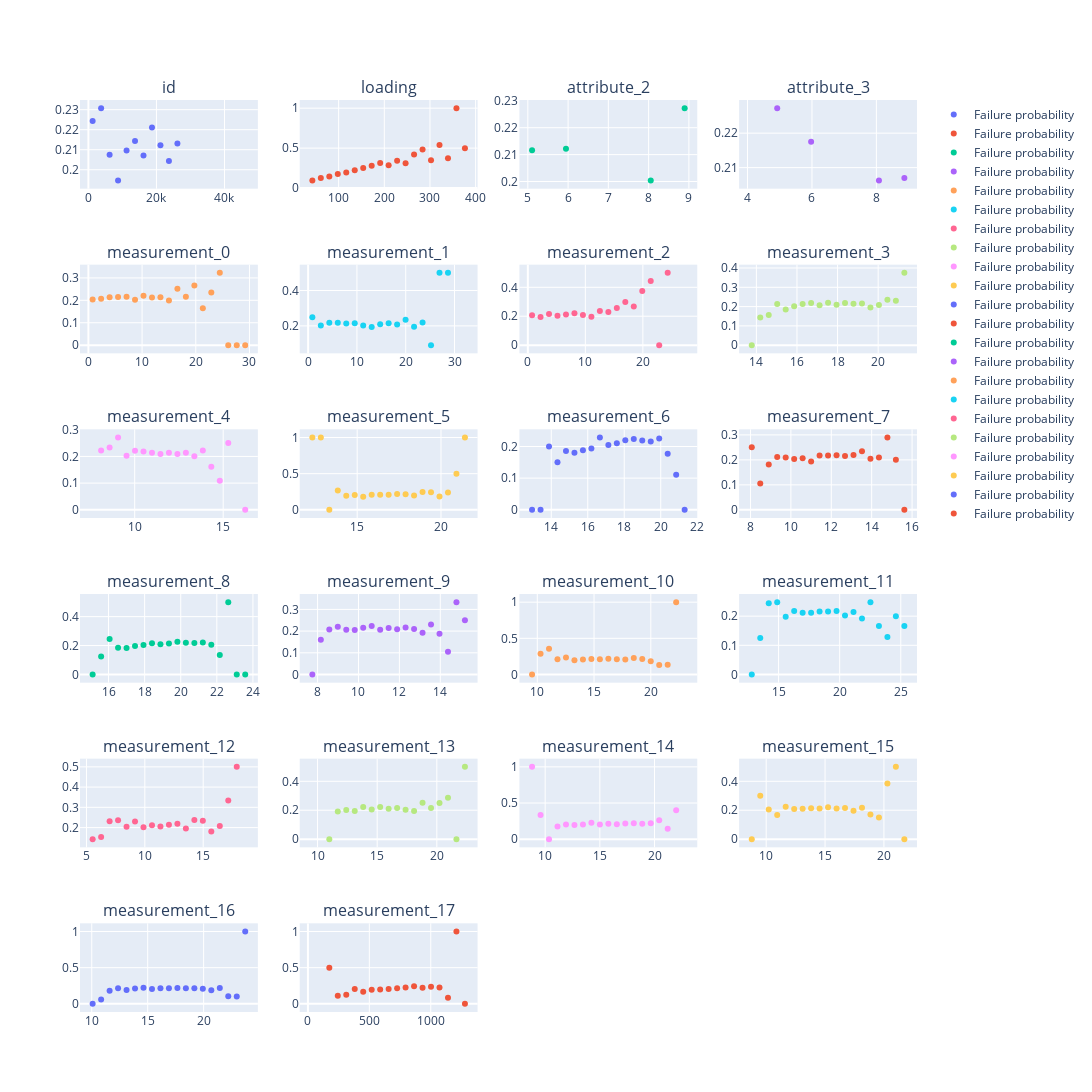

Write notebook code for a chart like this one.
### Markdown cell above
## 各特徴量とTargetの関係

### Code cell
float_cols = [f for f in df_test.columns if df_test[f].dtype in [float, int]]
bin_num = 20
df_target_prob = pd.DataFrame(data={'idx':range(bin_num-1)})

fig = make_subplots(
    rows=6,
    cols=4,
    #start_cell='bottom-left', # どのセルを起点とするか
    subplot_titles=float_cols,
    shared_xaxes=False, # x軸を共有する場合
    shared_yaxes=False, # y軸を共有する場合
)

for idx, f in enumerate(float_cols):
    min_val = min(df_train[f].min(), df_test[f].min())
    max_val = max(df_train[f].max(), df_test[f].max())
    bins = np.linspace(min_val, max_val, bin_num)

    total, _ = np.histogram(df_train[f], bins=bins)
    failures, _ = np.histogram(df_train[f][df_train.failure == 1], bins=bins)

    df_target_prob[f'{f}_fail'] = failures
    df_target_prob[f'{f}_total'] = total
    df_target_prob[f'{f}_prob'] = failures / total


    #with warnings.catch_warnings(): # ignore divide by zero for empty bins
    #    warnings.filterwarnings('ignore', category=RuntimeWarning)

    fig.add_trace(
        go.Scatter(
            x=(bins[1:] + bins[:-1]) / 2,
            y=failures / total,
            #y=total,
            name='Failure probability',
            mode='markers',
            #marker=dict(size=1, color='red'),
            #line=dict(color='black'),
            customdata=total,
            hovertemplate="<b>%{y:.2f}</b> <br>total: %{customdata:.2f}<extra></extra>",
        ),
        row=int(idx/4) + 1,
        col=idx%4 + 1
    )

fig.update_layout(
    barmode='overlay',
    width=1500,
    height=1500,
)

fig.show()

### Figure 1 — Plotly figure (JSON) as saved in the notebook; plotly's stock layout.template omitted (floating-point values rounded to 4 significant figures)
{"data": [{"customdata": [2492, 2492, 2492, 2492, 2491, 2492, 2492, 2492, 2492, 2491, 1652, 0, 0, 0, 0, 0, 0, 0, 0], "hovertemplate": "<b>%{y:.2f}</b> <br>total: %{customdata:.2f}<extra></extra>", "mode": "markers", "name": "Failure probability", "type": "scatter", "x": [1246.0, 3738.0, 6229.0, 8721.0, 11210.0, 13700.0, 16200.0, 18690.0, 21180.0, 23672, 26160.0, 28660.0, 31150.0, 33640.0, 36130.0, 38620.0, 41110.0, 43610.0, 46100.0], "xaxis": "x", "y": [0.2243, 0.2307, 0.2075, 0.1946, 0.2096, 0.2143, 0.2071, 0.2211, 0.2123, 0.2043, 0.2131, null, null, null, null, null, null, null, null], "yaxis": "y"}, {"customdata": [42, 760, 2964, 5016, 5404, 4610, 3162, 1925, 1128, 637, 317, 171, 83, 54, 23, 13, 8, 1, 2], "hovertemplate": "<b>%{y:.2f}</b> <br>total: %{customdata:.2f}<extra></extra>", "mode": "markers", "name": "Failure probability", "type": "scatter", "x": [42.44, 61.0, 79.57, 98.13, 116.7, 135.3, 153.8, 172.4, 190.9, 209.5, 228.1, 246.6, 265.2, 283.8, 302.3, 320.9, 339.5, 358.0, 376.6], "xaxis": "x2", "y": [0.09524, 0.1276, 0.1441, 0.175, 0.1945, 0.2236, 0.2517, 0.281, 0.3147, 0.2873, 0.3407, 0.3099, 0.4217, 0.4815, 0.3478, 0.5385, 0.375, 1, 0.5], "yaxis": "y2"}, {"customdata": [5765, 0, 0, 0, 10455, 0, 0, 0, 0, 0, 0, 0, 0, 0, 5250, 0, 0, 0, 5100], "hovertemplate": "<b>%{y:.2f}</b> <br>total: %{customdata:.2f}<extra></extra>", "mode": "markers", "name": "Failure probability", "type": "scatter", "x": [5.105, 5.316, 5.526, 5.737, 5.947, 6.158, 6.368, 6.579, 6.789, 7, 7.211, 7.421, 7.632, 7.842, 8.053, 8.263, 8.474, 8.684, 8.895], "xaxis": "x3", "y": [0.2116, null, null, null, 0.2121, null, null, null, null, null, null, null, null, null, 0.2004, null, null, null, 0.2273], "yaxis": "y3"}, {"customdata": [0, 0, 0, 5100, 0, 0, 0, 5112, 0, 0, 0, 0, 0, 0, 0, 11015, 0, 0, 5343], "hovertemplate": "<b>%{y:.2f}</b> <br>total: %{customdata:.2f}<extra></extra>", "mode": "markers", "name": "Failure probability", "type": "scatter", "x": [4.132, 4.395, 4.658, 4.921, 5.184, 5.447, 5.711, 5.974, 6.237, 6.5, 6.763, 7.026, 7.289, 7.553, 7.816, 8.079, 8.342, 8.605, 8.868], "xaxis": "x4", "y": [null, null, null, 0.2273, null, null, null, 0.2175, null, null, null, null, null, null, null, 0.2063, null, null, 0.207], "yaxis": "y4"}, {"customdata": [1337, 3082, 2280, 5401, 2719, 4526, 3136, 1074, 1435, 456, 588, 199, 192, 91, 17, 31, 4, 1, 1], "hovertemplate": "<b>%{y:.2f}</b> <br>total: %{customdata:.2f}<extra></extra>", "mode": "markers", "name": "Failure probability", "type": "scatter", "x": [0.7895, 2.368, 3.947, 5.526, 7.105, 8.684, 10.26, 11.84, 13.42, 15, 16.58, 18.16, 19.74, 21.32, 22.89, 24.47, 26.05, 27.63, 29.21], "xaxis": "x5", "y": [0.2034, 0.207, 0.2136, 0.2153, 0.2155, 0.2022, 0.2207, 0.2123, 0.2132, 0.1996, 0.2517, 0.2161, 0.2656, 0.1648, 0.2353, 0.3226, 0, 0, 0], "yaxis": "y5"}, {"customdata": [1031, 2374, 3827, 2375, 5149, 4446, 3370, 1117, 1453, 788, 381, 94, 118, 32, 11, 2, 2, 0, 0], "hovertemplate": "<b>%{y:.2f}</b> <br>total: %{customdata:.2f}<extra></extra>", "mode": "markers", "name": "Failure probability", "type": "scatter", "x": [0.8684, 2.605, 4.342, 6.079, 7.816, 9.553, 11.29, 13.03, 14.76, 16.5, 18.24, 19.97, 21.71, 23.45, 25.18, 26.92, 28.66, 30.39, 32.13], "xaxis": "x6", "y": [0.2493, 0.2026, 0.2179, 0.2173, 0.214, 0.215, 0.2015, 0.1943, 0.2092, 0.2145, 0.2073, 0.234, 0.1949, 0.2188, 0.09091, 0.5, 0.5, null, null], "yaxis": "y6"}, {"customdata": [1489, 1749, 5362, 3241, 6047, 2543, 3340, 985, 1166, 258, 238, 67, 56, 16, 9, 2, 2, 0, 0], "hovertemplate": "<b>%{y:.2f}</b> <br>total: %{customdata:.2f}<extra></extra>", "mode": "markers", "name": "Failure probability", "type": "scatter", "x": [0.7368, 2.211, 3.684, 5.158, 6.632, 8.105, 9.579, 11.05, 12.53, 14, 15.47, 16.95, 18.42, 19.89, 21.37, 22.84, 24.32, 25.79, 27.26], "xaxis": "x7", "y": [0.2075, 0.1955, 0.2156, 0.2039, 0.2127, 0.2206, 0.2093, 0.197, 0.2358, 0.2287, 0.2563, 0.2985, 0.2679, 0.375, 0.4444, 0, 0.5, null, null], "yaxis": "y7"}, {"customdata": [1, 7, 32, 89, 302, 673, 1425, 2376, 3450, 4261, 4260, 3638, 2600, 1664, 873, 355, 136, 39, 8], "hovertemplate": "<b>%{y:.2f}</b> <br>total: %{customdata:.2f}<extra></extra>", "mode": "markers", "name": "Failure probability", "type": "scatter", "x": [13.77, 14.19, 14.61, 15.03, 15.44, 15.86, 16.28, 16.7, 17.11, 17.53, 17.95, 18.37, 18.78, 19.2, 19.62, 20.04, 20.46, 20.87, 21.29], "xaxis": "x8", "y": [0, 0.1429, 0.1562, 0.2135, 0.1854, 0.2021, 0.2133, 0.2193, 0.2072, 0.2201, 0.2096, 0.2185, 0.2142, 0.2157, 0.1959, 0.2085, 0.2353, 0.2308, 0.375], "yaxis": "y8"}, {"customdata": [0, 9, 30, 144, 435, 1173, 2475, 3577, 4761, 4815, 3967, 2570, 1308, 548, 161, 46, 12, 0, 1], "hovertemplate": "<b>%{y:.2f}</b> <br>total: %{customdata:.2f}<extra></extra>", "mode": "markers", "name": "Failure probability", "type": "scatter", "x": [7.623, 8.102, 8.581, 9.06, 9.539, 10.02, 10.5, 10.98, 11.46, 11.93, 12.41, 12.89, 13.37, 13.85, 14.33, 14.81, 15.29, 15.77, 16.24], "xaxis": "x9", "y": [null, 0.2222, 0.2333, 0.2708, 0.2023, 0.2208, 0.2186, 0.2139, 0.2088, 0.2133, 0.2092, 0.214, 0.2011, 0.2226, 0.1615, 0.1087, 0.25, null, 0], "yaxis": "y9"}, {"customdata": [1, 1, 1, 15, 114, 389, 1133, 2400, 4013, 4855, 5039, 3904, 2381, 1093, 417, 108, 25, 4, 1], "hovertemplate": "<b>%{y:.2f}</b> <br>total: %{customdata:.2f}<extra></extra>", "mode": "markers", "name": "Failure probability", "type": "scatter", "x": [12.33, 12.83, 13.34, 13.84, 14.35, 14.85, 15.36, 15.87, 16.37, 16.88, 17.38, 17.89, 18.39, 18.9, 19.41, 19.91, 20.42, 20.92, 21.43], "xaxis": "x10", "y": [1, 1, 0, 0.2667, 0.193, 0.2057, 0.1818, 0.2067, 0.2093, 0.207, 0.2189, 0.2157, 0.1995, 0.2479, 0.2446, 0.1852, 0.24, 0.5, 1], "yaxis": "y10"}, {"customdata": [1, 1, 5, 40, 124, 388, 1016, 2006, 3306, 4433, 4709, 4205, 2880, 1526, 738, 297, 79, 18, 2], "hovertemplate": "<b>%{y:.2f}</b> <br>total: %{customdata:.2f}<extra></extra>", "mode": "markers", "name": "Failure probability", "type": "scatter", "x": [12.95, 13.41, 13.88, 14.34, 14.81, 15.27, 15.74, 16.2, 16.66, 17.13, 17.59, 18.06, 18.52, 18.99, 19.45, 19.92, 20.38, 20.85, 21.31], "xaxis": "x11", "y": [0, 0, 0.2, 0.15, 0.1855, 0.1804, 0.188, 0.1939, 0.2284, 0.2048, 0.2104, 0.2195, 0.224, 0.2189, 0.2154, 0.2256, 0.1772, 0.1111, 0], "yaxis": "y11"}, {"customdata": [8, 38, 88, 246, 635, 1261, 2265, 3246, 4197, 4147, 3709, 2730, 1633, 871, 362, 148, 38, 10, 1], "hovertemplate": "<b>%{y:.2f}</b> <br>total: %{customdata:.2f}<extra></extra>", "mode": "markers", "name": "Failure probability", "type": "scatter", "x": [8.063, 8.483, 8.902, 9.322, 9.742, 10.16, 10.58, 11.0, 11.42, 11.84, 12.26, 12.68, 13.1, 13.52, 13.94, 14.36, 14.78, 15.2, 15.62], "xaxis": "x12", "y": [0.25, 0.1053, 0.1818, 0.2114, 0.2094, 0.2038, 0.2062, 0.1938, 0.2171, 0.2177, 0.2184, 0.2154, 0.2192, 0.2342, 0.2044, 0.2095, 0.2895, 0.2, 0], "yaxis": "y12"}, {"customdata": [3, 8, 61, 239, 647, 1445, 2699, 3972, 4615, 4384, 3508, 2134, 1136, 483, 141, 37, 8, 1, 1], "hovertemplate": "<b>%{y:.2f}</b> <br>total: %{customdata:.2f}<extra></extra>", "mode": "markers", "name": "Failure probability", "type": "scatter", "x": [15.12, 15.59, 16.06, 16.53, 17.0, 17.47, 17.94, 18.41, 18.88, 19.35, 19.82, 20.29, 20.75, 21.22, 21.69, 22.16, 22.63, 23.1, 23.57], "xaxis": "x13", "y": [0, 0.125, 0.2459, 0.1841, 0.1824, 0.1972, 0.2041, 0.2163, 0.2089, 0.2149, 0.2258, 0.2188, 0.2183, 0.2215, 0.2057, 0.1351, 0.5, 0, 0], "yaxis": "y13"}, {"customdata": [7, 25, 77, 200, 561, 1138, 2053, 3052, 3879, 4179, 3796, 2842, 1842, 965, 472, 176, 57, 18, 4], "hovertemplate": "<b>%{y:.2f}</b> <br>total: %{customdata:.2f}<extra></extra>", "mode": "markers", "name": "Failure probability", "type": "scatter", "x": [7.744, 8.159, 8.573, 8.988, 9.402, 9.817, 10.23, 10.65, 11.06, 11.47, 11.89, 12.3, 12.72, 13.13, 13.55, 13.96, 14.38, 14.79, 15.2], "xaxis": "x14", "y": [0, 0.16, 0.2078, 0.22, 0.2068, 0.2047, 0.2158, 0.2235, 0.2057, 0.2144, 0.2084, 0.2167, 0.2096, 0.1927, 0.2309, 0.1875, 0.1053, 0.3333, 0.25], "yaxis": "y14"}, {"customdata": [4, 7, 28, 86, 224, 649, 1628, 3276, 4945, 5534, 4499, 2578, 1130, 436, 192, 38, 15, 1, 0], "hovertemplate": "<b>%{y:.2f}</b> <br>total: %{customdata:.2f}<extra></extra>", "mode": "markers", "name": "Failure probability", "type": "scatter", "x": [9.54, 10.29, 11.03, 11.78, 12.53, 13.27, 14.02, 14.77, 15.51, 16.26, 17.01, 17.75, 18.5, 19.25, 19.99, 20.74, 21.49, 22.23, 22.98], "xaxis": "x15", "y": [0, 0.2857, 0.3571, 0.2093, 0.2366, 0.1957, 0.2076, 0.2128, 0.2119, 0.2183, 0.2105, 0.2064, 0.2265, 0.2133, 0.1823, 0.1316, 0.1333, 1, null], "yaxis": "y15"}, {"customdata": [4, 8, 41, 121, 323, 758, 1537, 2703, 3816, 4520, 4348, 3448, 1993, 942, 359, 126, 39, 10, 6], "hovertemplate": "<b>%{y:.2f}</b> <br>total: %{customdata:.2f}<extra></extra>", "mode": "markers", "name": "Failure probability", "type": "scatter", "x": [12.81, 13.5, 14.2, 14.89, 15.58, 16.28, 16.97, 17.66, 18.36, 19.05, 19.74, 20.44, 21.13, 21.83, 22.52, 23.21, 23.91, 24.6, 25.29], "xaxis": "x16", "y": [0, 0.125, 0.2439, 0.2479, 0.1981, 0.2177, 0.2121, 0.2116, 0.2157, 0.2159, 0.2178, 0.2024, 0.2142, 0.1921, 0.2479, 0.1667, 0.1282, 0.2, 0.1667], "yaxis": "y16"}, {"customdata": [7, 13, 39, 148, 452, 1140, 2262, 3757, 4563, 4753, 3715, 2309, 1215, 431, 133, 24, 6, 2, 0], "hovertemplate": "<b>%{y:.2f}</b> <br>total: %{customdata:.2f}<extra></extra>", "mode": "markers", "name": "Failure probability", "type": "scatter", "x": [5.53, 6.256, 6.982, 7.708, 8.434, 9.16, 9.886, 10.61, 11.34, 12.06, 12.79, 13.52, 14.24, 14.97, 15.69, 16.42, 17.15, 17.87, 18.6], "xaxis": "x17", "y": [0.1429, 0.1538, 0.2308, 0.2365, 0.2035, 0.2298, 0.2016, 0.2111, 0.2058, 0.2142, 0.2188, 0.1958, 0.237, 0.2343, 0.1805, 0.2083, 0.3333, 0.5, null], "yaxis": "y17"}, {"customdata": [0, 0, 5, 21, 109, 520, 1675, 3901, 5954, 6029, 3869, 1745, 624, 223, 79, 32, 7, 1, 2], "hovertemplate": "<b>%{y:.2f}</b> <br>total: %{customdata:.2f}<extra></extra>", "mode": "markers", "name": "Failure probability", "type": "scatter", "x": [9.564, 10.28, 10.99, 11.7, 12.41, 13.12, 13.83, 14.54, 15.25, 15.96, 16.67, 17.38, 18.09, 18.8, 19.51, 20.23, 20.94, 21.65, 22.36], "xaxis": "x18", "y": [null, null, 0, 0.1905, 0.2018, 0.1942, 0.2227, 0.2051, 0.2222, 0.2095, 0.2148, 0.2029, 0.1939, 0.2511, 0.2152, 0.25, 0.2857, 0, 0.5], "yaxis": "y18"}, {"customdata": [1, 3, 6, 40, 152, 389, 1094, 2328, 4138, 5003, 4594, 3665, 2106, 829, 264, 65, 14, 5, 0], "hovertemplate": "<b>%{y:.2f}</b> <br>total: %{customdata:.2f}<extra></extra>", "mode": "markers", "name": "Failure probability", "type": "scatter", "x": [8.802, 9.578, 10.35, 11.13, 11.9, 12.68, 13.45, 14.23, 15.0, 15.78, 16.55, 17.33, 18.1, 18.88, 19.65, 20.43, 21.2, 21.98, 22.75], "xaxis": "x19", "y": [1, 0.3333, 0, 0.175, 0.2039, 0.1954, 0.202, 0.2277, 0.2035, 0.2115, 0.2074, 0.2177, 0.2198, 0.2123, 0.2197, 0.2615, 0.1429, 0.4, null], "yaxis": "y19"}, {"customdata": [1, 10, 39, 149, 414, 1066, 2139, 3583, 4426, 4491, 3587, 2344, 1312, 650, 240, 80, 26, 2, 2], "hovertemplate": "<b>%{y:.2f}</b> <br>total: %{customdata:.2f}<extra></extra>", "mode": "markers", "name": "Failure probability", "type": "scatter", "x": [8.777, 9.497, 10.22, 10.94, 11.66, 12.38, 13.1, 13.82, 14.54, 15.26, 15.98, 16.7, 17.42, 18.14, 18.86, 19.58, 20.3, 21.02, 21.74], "xaxis": "x20", "y": [0, 0.3, 0.2051, 0.1678, 0.2246, 0.2083, 0.2094, 0.2138, 0.2115, 0.2204, 0.2122, 0.215, 0.1966, 0.2169, 0.1708, 0.15, 0.3846, 0.5, 0], "yaxis": "y20"}, {"customdata": [5, 17, 77, 208, 553, 1443, 2619, 3693, 4032, 3994, 3465, 2187, 1282, 550, 236, 69, 19, 10, 1], "hovertemplate": "<b>%{y:.2f}</b> <br>total: %{customdata:.2f}<extra></extra>", "mode": "markers", "name": "Failure probability", "type": "scatter", "x": [10.08, 10.84, 11.59, 12.35, 13.11, 13.87, 14.62, 15.38, 16.14, 16.9, 17.66, 18.41, 19.17, 19.93, 20.69, 21.44, 22.2, 22.96, 23.72], "xaxis": "x21", "y": [0, 0.05882, 0.1818, 0.2163, 0.1899, 0.2128, 0.2222, 0.2061, 0.2135, 0.2153, 0.2182, 0.2135, 0.2161, 0.2073, 0.1864, 0.2174, 0.1053, 0.1, 1], "yaxis": "y21"}, {"customdata": [0, 0, 2, 9, 48, 225, 660, 1821, 3542, 5077, 5327, 3988, 2254, 969, 274, 75, 12, 2, 1], "hovertemplate": "<b>%{y:.2f}</b> <br>total: %{customdata:.2f}<extra></extra>", "mode": "markers", "name": "Failure probability", "type": "scatter", "x": [36.17, 105.2, 174.2, 243.2, 312.2, 381.2, 450.2, 519.2, 588.2, 657.2, 726.2, 795.2, 864.3, 933.3, 1002.0, 1071.0, 1140.0, 1209.0, 1278.0], "xaxis": "x22", "y": [null, null, 0.5, 0.1111, 0.125, 0.2044, 0.1682, 0.1955, 0.1993, 0.2062, 0.2136, 0.2242, 0.2413, 0.2219, 0.2372, 0.2267, 0.08333, 1, 0], "yaxis": "y22"}], "layout": {"annotations": [{"font": {"size": 16}, "showarrow": false, "text": "id", "x": 0.1062, "xanchor": "center", "xref": "paper", "y": 1.0, "yanchor": "bottom", "yref": "paper"}, {"font": {"size": 16}, "showarrow": false, "text": "loading", "x": 0.3688, "xanchor": "center", "xref": "paper", "y": 1.0, "yanchor": "bottom", "yref": "paper"}, {"font": {"size": 16}, "showarrow": false, "text": "attribute_2", "x": 0.6313, "xanchor": "center", "xref": "paper", "y": 1.0, "yanchor": "bottom", "yref": "paper"}, {"font": {"size": 16}, "showarrow": false, "text": "attribute_3", "x": 0.8938, "xanchor": "center", "xref": "paper", "y": 1.0, "yanchor": "bottom", "yref": "paper"}, {"font": {"size": 16}, "showarrow": false, "text": "measurement_0", "x": 0.1062, "xanchor": "center", "xref": "paper", "y": 0.8194, "yanchor": "bottom", "yref": "paper"}, {"font": {"size": 16}, "showarrow": false, "text": "measurement_1", "x": 0.3688, "xanchor": "center", "xref": "paper", "y": 0.8194, "yanchor": "bottom", "yref": "paper"}, {"font": {"size": 16}, "showarrow": false, "text": "measurement_2", "x": 0.6313, "xanchor": "center", "xref": "paper", "y": 0.8194, "yanchor": "bottom", "yref": "paper"}, {"font": {"size": 16}, "showarrow": false, "text": "measurement_3", "x": 0.8938, "xanchor": "center", "xref": "paper", "y": 0.8194, "yanchor": "bottom", "yref": "paper"}, {"font": {"size": 16}, "showarrow": false, "text": "measurement_4", "x": 0.1062, "xanchor": "center", "xref": "paper", "y": 0.6389, "yanchor": "bottom", "yref": "paper"}, {"font": {"size": 16}, "showarrow": false, "text": "measurement_5", "x": 0.3688, "xanchor": "center", "xref": "paper", "y": 0.6389, "yanchor": "bottom", "yref": "paper"}, {"font": {"size": 16}, "showarrow": false, "text": "measurement_6", "x": 0.6313, "xanchor": "center", "xref": "paper", "y": 0.6389, "yanchor": "bottom", "yref": "paper"}, {"font": {"size": 16}, "showarrow": false, "text": "measurement_7", "x": 0.8938, "xanchor": "center", "xref": "paper", "y": 0.6389, "yanchor": "bottom", "yref": "paper"}, {"font": {"size": 16}, "showarrow": false, "text": "measurement_8", "x": 0.1062, "xanchor": "center", "xref": "paper", "y": 0.4583, "yanchor": "bottom", "yref": "paper"}, {"font": {"size": 16}, "showarrow": false, "text": "measurement_9", "x": 0.3688, "xanchor": "center", "xref": "paper", "y": 0.4583, "yanchor": "bottom", "yref": "paper"}, {"font": {"size": 16}, "showarrow": false, "text": "measurement_10", "x": 0.6313, "xanchor": "center", "xref": "paper", "y": 0.4583, "yanchor": "bottom", "yref": "paper"}, {"font": {"size": 16}, "showarrow": false, "text": "measurement_11", "x": 0.8938, "xanchor": "center", "xref": "paper", "y": 0.4583, "yanchor": "bottom", "yref": "paper"}, {"font": {"size": 16}, "showarrow": false, "text": "measurement_12", "x": 0.1062, "xanchor": "center", "xref": "paper", "y": 0.2778, "yanchor": "bottom", "yref": "paper"}, {"font": {"size": 16}, "showarrow": false, "text": "measurement_13", "x": 0.3688, "xanchor": "center", "xref": "paper", "y": 0.2778, "yanchor": "bottom", "yref": "paper"}, {"font": {"size": 16}, "showarrow": false, "text": "measurement_14", "x": 0.6313, "xanchor": "center", "xref": "paper", "y": 0.2778, "yanchor": "bottom", "yref": "paper"}, {"font": {"size": 16}, "showarrow": false, "text": "measurement_15", "x": 0.8938, "xanchor": "center", "xref": "paper", "y": 0.2778, "yanchor": "bottom", "yref": "paper"}, {"font": {"size": 16}, "showarrow": false, "text": "measurement_16", "x": 0.1062, "xanchor": "center", "xref": "paper", "y": 0.09722, "yanchor": "bottom", "yref": "paper"}, {"font": {"size": 16}, "showarrow": false, "text": "measurement_17", "x": 0.3688, "xanchor": "center", "xref": "paper", "y": 0.09722, "yanchor": "bottom", "yref": "paper"}], "barmode": "overlay", "height": 1500, "width": 1500, "xaxis": {"anchor": "y", "domain": [0, 0.2125]}, "xaxis10": {"anchor": "y10", "domain": [0.2625, 0.475]}, "xaxis11": {"anchor": "y11", "domain": [0.525, 0.7375]}, "xaxis12": {"anchor": "y12", "domain": [0.7875, 1]}, "xaxis13": {"anchor": "y13", "domain": [0, 0.2125]}, "xaxis14": {"anchor": "y14", "domain": [0.2625, 0.475]}, "xaxis15": {"anchor": "y15", "domain": [0.525, 0.7375]}, "xaxis16": {"anchor": "y16", "domain": [0.7875, 1]}, "xaxis17": {"anchor": "y17", "domain": [0, 0.2125]}, "xaxis18": {"anchor": "y18", "domain": [0.2625, 0.475]}, "xaxis19": {"anchor": "y19", "domain": [0.525, 0.7375]}, "xaxis2": {"anchor": "y2", "domain": [0.2625, 0.475]}, "xaxis20": {"anchor": "y20", "domain": [0.7875, 1]}, "xaxis21": {"anchor": "y21", "domain": [0, 0.2125]}, "xaxis22": {"anchor": "y22", "domain": [0.2625, 0.475]}, "xaxis23": {"anchor": "y23", "domain": [0.525, 0.7375]}, "xaxis24": {"anchor": "y24", "domain": [0.7875, 1]}, "xaxis3": {"anchor": "y3", "domain": [0.525, 0.7375]}, "xaxis4": {"anchor": "y4", "domain": [0.7875, 1]}, "xaxis5": {"anchor": "y5", "domain": [0, 0.2125]}, "xaxis6": {"anchor": "y6", "domain": [0.2625, 0.475]}, "xaxis7": {"anchor": "y7", "domain": [0.525, 0.7375]}, "xaxis8": {"anchor": "y8", "domain": [0.7875, 1]}, "xaxis9": {"anchor": "y9", "domain": [0, 0.2125]}, "yaxis": {"anchor": "x", "domain": [0.9028, 1.0]}, "yaxis10": {"anchor": "x10", "domain": [0.5417, 0.6389]}, "yaxis11": {"anchor": "x11", "domain": [0.5417, 0.6389]}, "yaxis12": {"anchor": "x12", "domain": [0.5417, 0.6389]}, "yaxis13": {"anchor": "x13", "domain": [0.3611, 0.4583]}, "yaxis14": {"anchor": "x14", "domain": [0.3611, 0.4583]}, "yaxis15": {"anchor": "x15", "domain": [0.3611, 0.4583]}, "yaxis16": {"anchor": "x16", "domain": [0.3611, 0.4583]}, "yaxis17": {"anchor": "x17", "domain": [0.1806, 0.2778]}, "yaxis18": {"anchor": "x18", "domain": [0.1806, 0.2778]}, "yaxis19": {"anchor": "x19", "domain": [0.1806, 0.2778]}, "yaxis2": {"anchor": "x2", "domain": [0.9028, 1.0]}, "yaxis20": {"anchor": "x20", "domain": [0.1806, 0.2778]}, "yaxis21": {"anchor": "x21", "domain": [0, 0.09722]}, "yaxis22": {"anchor": "x22", "domain": [0, 0.09722]}, "yaxis23": {"anchor": "x23", "domain": [0, 0.09722]}, "yaxis24": {"anchor": "x24", "domain": [0, 0.09722]}, "yaxis3": {"anchor": "x3", "domain": [0.9028, 1.0]}, "yaxis4": {"anchor": "x4", "domain": [0.9028, 1.0]}, "yaxis5": {"anchor": "x5", "domain": [0.7222, 0.8194]}, "yaxis6": {"anchor": "x6", "domain": [0.7222, 0.8194]}, "yaxis7": {"anchor": "x7", "domain": [0.7222, 0.8194]}, "yaxis8": {"anchor": "x8", "domain": [0.7222, 0.8194]}, "yaxis9": {"anchor": "x9", "domain": [0.5417, 0.6389]}}}
